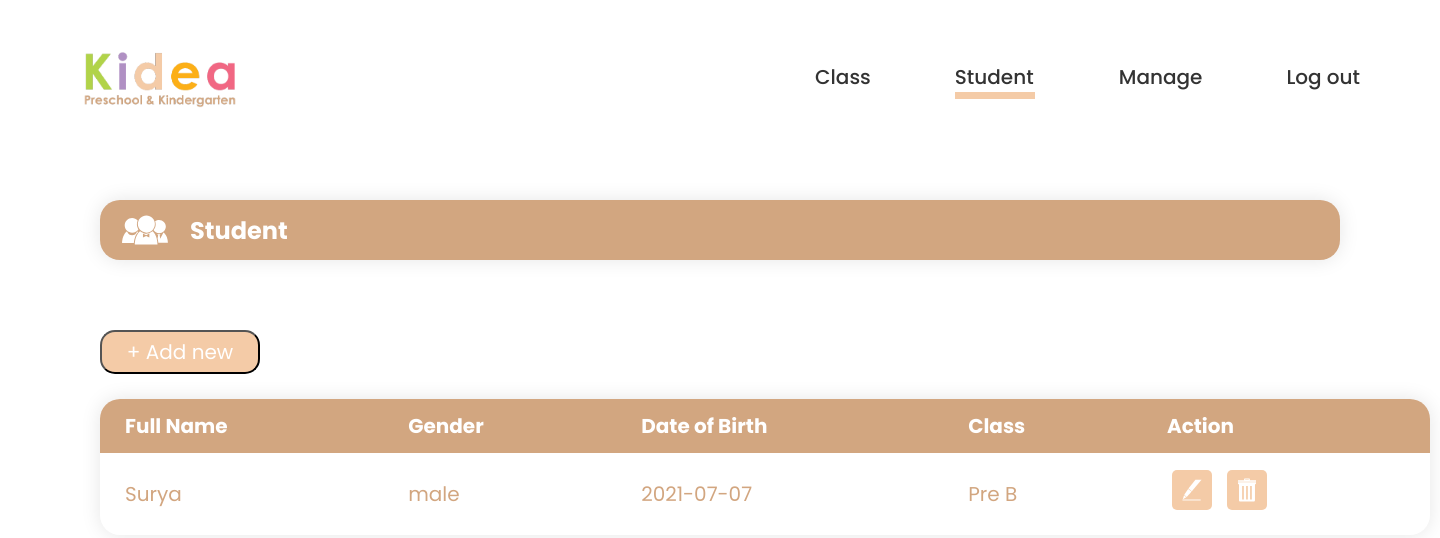
The page /View_student_admin.php (signed in) on the database as committed earlier.
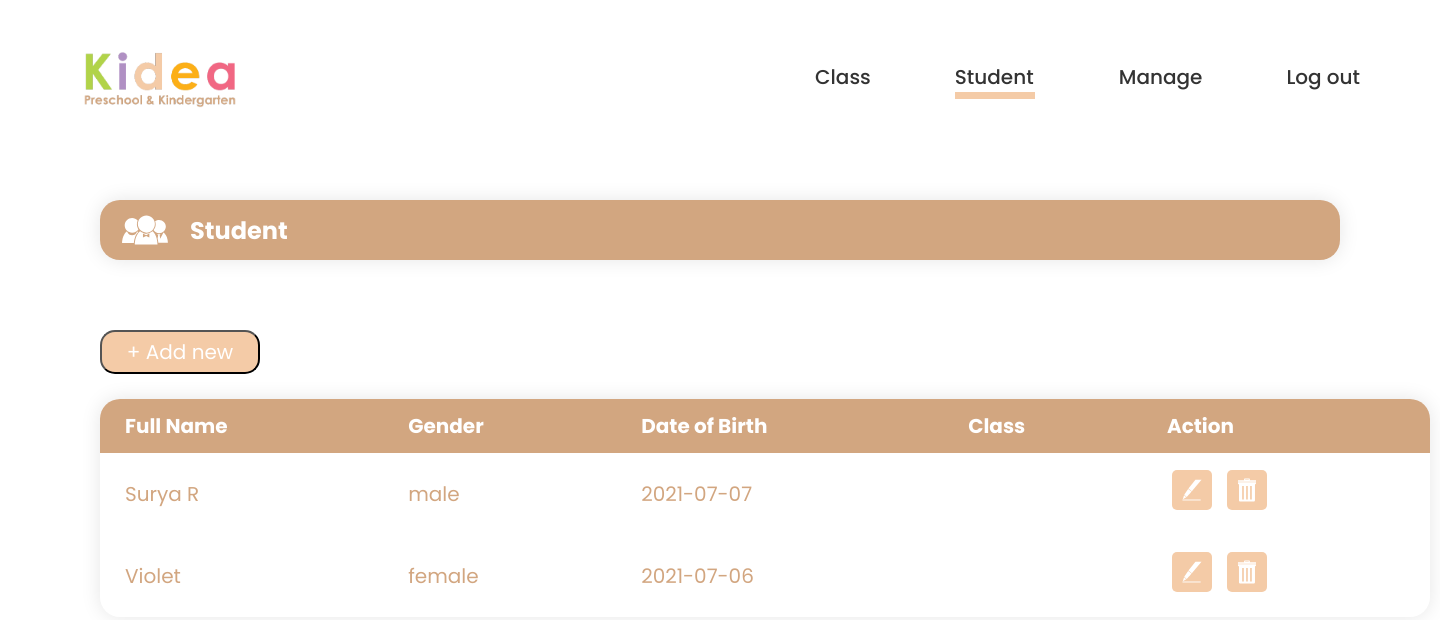
The same page on the database as committed later.
### tables this page shows
CREATE TABLE IF NOT EXISTS `student` (
  `student_id` int(11) NOT NULL AUTO_INCREMENT,
  `fullname` varchar(50) NOT NULL,
  `gender` varchar(10) NOT NULL,
  `dob` date NOT NULL,
  `detail_id` int(11) NOT NULL,
  PRIMARY KEY (`student_id`)
);

CREATE TABLE IF NOT EXISTS `class_detail` (
  `detail_id` int(11) NOT NULL AUTO_INCREMENT,
  `class_name` varchar(20) NOT NULL,
  `grade` varchar(15) NOT NULL,
  `class_id` int(11) NOT NULL,
  `room_id` int(11) NOT NULL,
  `time_id` int(11) NOT NULL,
  PRIMARY KEY (`detail_id`)
);

### View_student_admin.php (the view, shortened to what this page needs)
<?php
include "koneksi.php";
?>
<html>
    <head>
        <link rel="stylesheet" type="text/css" href="View_student_admin.css">
    </head>
    <body>
        <header>
            <img class="logo" src="img/logotxt.png" href="Home_admin.php">
            <nav>
                <ul class="nav__links">
                    <li><a href="View_admin.php">Class</a></li>
                    <li><a href="View_student_admin.php">Student</a><div class="rec"></div></li>
                    <li><a href="View_manage_admin.php">Manage</a></li>
                    <li><a href="logout.php">Log out</a></li>
                </ul>
            </nav>
        </header>
        <div class="title">
            <img class="student" src="img/student.svg">
            <h2>Student</h2>
        </div>
        <a href="Input_student.php">
            <input type="button" class="btn" value="+ Add new">
        </a>
            <div class="container">
            <table class="content-table">
                <thead>
                <tr>
                    <th>Full Name</th>
                    <th>Gender</th>
                    <th>Date of Birth</th>
                    <th>Class</th>
                    <th>Action</th>
                </tr>
                </thead>
                <?php
                    $query = mysqli_query($connect, "SELECT * FROM student");
                    while ($data = mysqli_fetch_array($query)){
                        $name = $data['fullname'];
                        $gender = $data['gender'];
                        $dob = $data['dob'];
                        $class = $data['detail_id'];
                ?>
                <tbody>
                    <tr>
                      <td><?php echo $name; ?></td>
                      <td><?php echo $gender; ?></td>
                      <td><?php echo $dob; ?></td>
                        <?php
                            $query2 = mysqli_query($connect, "SELECT * FROM class_detail WHERE detail_id = '$class'");
                            $sql = mysqli_fetch_array($query2);
                        ?>
                      <td><?php echo $sql['class_name'];?></td>
                      <td><div class="action">
                          <a href="edit_student.php?id=<?php echo $data['student_id'];?>"><img class="edit" src="img/edit.svg" href="#">
                          <a href="delete_student.php?id=<?php echo $data['student_id'];?>"><img class="delete" src="img/delete.svg"></a>
                        </div></td>
                    </tr>
                <tbody>
                <?php
                    }
                ?>
            </table>
        </div>
    </body>
</html>

Rows that differ between the two databases and show on the page:
changed student "male": fullname "Surya" → "Surya R"; detail.class_name "Pre B" → (not shown)
added student: fullname "Violet", gender "female", dob "2021-07-06"
